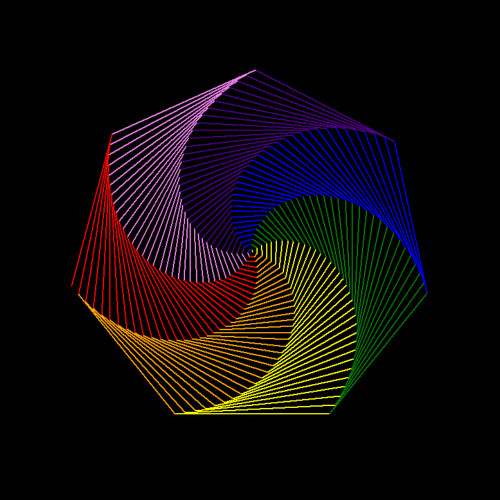

Write Python code to recreate this figure.
from turtle import *

title('彩虹螺旋')

shape('turtle')
width(2)
bgcolor('black')

colors=['red','orange','yellow','green','blue','indigo','violet']

for i in range(246):
    pencolor(colors[i%7])
    forward(i)
    left(51)
    
hideturtle()
done()
